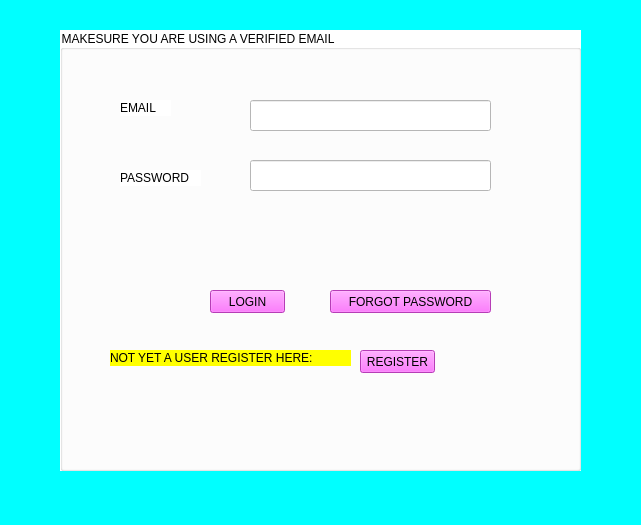
<?xml version="1.0" encoding="UTF-8"?>
<ui version="4.0">
 <class>MainWindow</class>
 <widget class="QMainWindow" name="MainWindow">
  <property name="geometry">
   <rect>
    <x>0</x>
    <y>0</y>
    <width>641</width>
    <height>525</height>
   </rect>
  </property>
  <property name="sizePolicy">
   <sizepolicy hsizetype="Fixed" vsizetype="Fixed">
    <horstretch>0</horstretch>
    <verstretch>0</verstretch>
   </sizepolicy>
  </property>
  <property name="windowTitle">
   <string>FTV100CLIENTLOGIN</string>
  </property>
  <property name="styleSheet">
   <string notr="true">background-color: qlineargradient(spread:pad, x1:0, y1:0, x2:1, y2:0, stop:0 rgba(0, 0, 0, 255), stop:1 rgba(255, 255, 255, 255));
background-color: rgb(0, 255, 255);</string>
  </property>
  <widget class="QWidget" name="centralwidget">
   <widget class="QGroupBox" name="groupBox">
    <property name="geometry">
     <rect>
      <x>60</x>
      <y>30</y>
      <width>521</width>
      <height>441</height>
     </rect>
    </property>
    <property name="sizePolicy">
     <sizepolicy hsizetype="Fixed" vsizetype="Fixed">
      <horstretch>0</horstretch>
      <verstretch>0</verstretch>
     </sizepolicy>
    </property>
    <property name="styleSheet">
     <string notr="true">background-color: rgb(255, 255, 255);
font: 87 9pt &quot;Arial Black&quot;;</string>
    </property>
    <property name="title">
     <string>MAKESURE YOU ARE USING A VERIFIED EMAIL</string>
    </property>
    <widget class="QLabel" name="label">
     <property name="geometry">
      <rect>
       <x>60</x>
       <y>70</y>
       <width>51</width>
       <height>16</height>
      </rect>
     </property>
     <property name="text">
      <string>EMAIL</string>
     </property>
    </widget>
    <widget class="QLabel" name="label_2">
     <property name="geometry">
      <rect>
       <x>60</x>
       <y>140</y>
       <width>81</width>
       <height>16</height>
      </rect>
     </property>
     <property name="text">
      <string>PASSWORD</string>
     </property>
    </widget>
    <widget class="QLineEdit" name="txtloginemail">
     <property name="geometry">
      <rect>
       <x>190</x>
       <y>70</y>
       <width>241</width>
       <height>31</height>
      </rect>
     </property>
     <property name="styleSheet">
      <string notr="true">background-color: rgb(255, 255, 255);</string>
     </property>
    </widget>
    <widget class="QLineEdit" name="txtloginpass">
     <property name="geometry">
      <rect>
       <x>190</x>
       <y>130</y>
       <width>241</width>
       <height>31</height>
      </rect>
     </property>
     <property name="styleSheet">
      <string notr="true">background-color: rgb(255, 255, 255);</string>
     </property>
     <property name="echoMode">
      <enum>QLineEdit::PasswordEchoOnEdit</enum>
     </property>
    </widget>
    <widget class="QPushButton" name="btnforgotpassword">
     <property name="geometry">
      <rect>
       <x>270</x>
       <y>260</y>
       <width>161</width>
       <height>23</height>
      </rect>
     </property>
     <property name="cursor">
      <cursorShape>PointingHandCursor</cursorShape>
     </property>
     <property name="styleSheet">
      <string notr="true">background-color: rgb(170, 85, 255);
background-color: rgb(255, 85, 255);</string>
     </property>
     <property name="text">
      <string>FORGOT PASSWORD</string>
     </property>
    </widget>
    <widget class="QPushButton" name="btnlogin">
     <property name="geometry">
      <rect>
       <x>150</x>
       <y>260</y>
       <width>75</width>
       <height>23</height>
      </rect>
     </property>
     <property name="cursor">
      <cursorShape>PointingHandCursor</cursorShape>
     </property>
     <property name="styleSheet">
      <string notr="true">background-color: rgb(170, 85, 255);
background-color: rgb(255, 85, 255);</string>
     </property>
     <property name="text">
      <string>LOGIN</string>
     </property>
    </widget>
    <widget class="QPushButton" name="btnregister">
     <property name="geometry">
      <rect>
       <x>300</x>
       <y>320</y>
       <width>75</width>
       <height>23</height>
      </rect>
     </property>
     <property name="cursor">
      <cursorShape>PointingHandCursor</cursorShape>
     </property>
     <property name="styleSheet">
      <string notr="true">background-color: rgb(170, 85, 255);
background-color: rgb(255, 85, 255);</string>
     </property>
     <property name="text">
      <string>REGISTER</string>
     </property>
    </widget>
    <widget class="QLabel" name="label_3">
     <property name="geometry">
      <rect>
       <x>50</x>
       <y>320</y>
       <width>241</width>
       <height>16</height>
      </rect>
     </property>
     <property name="styleSheet">
      <string notr="true">background-color: rgb(255, 255, 0);</string>
     </property>
     <property name="text">
      <string>NOT YET A USER REGISTER HERE:</string>
     </property>
    </widget>
   </widget>
  </widget>
  <widget class="QMenuBar" name="menubar">
   <property name="geometry">
    <rect>
     <x>0</x>
     <y>0</y>
     <width>641</width>
     <height>21</height>
    </rect>
   </property>
  </widget>
  <widget class="QStatusBar" name="statusbar"/>
 </widget>
 <resources/>
 <connections/>
</ui>
